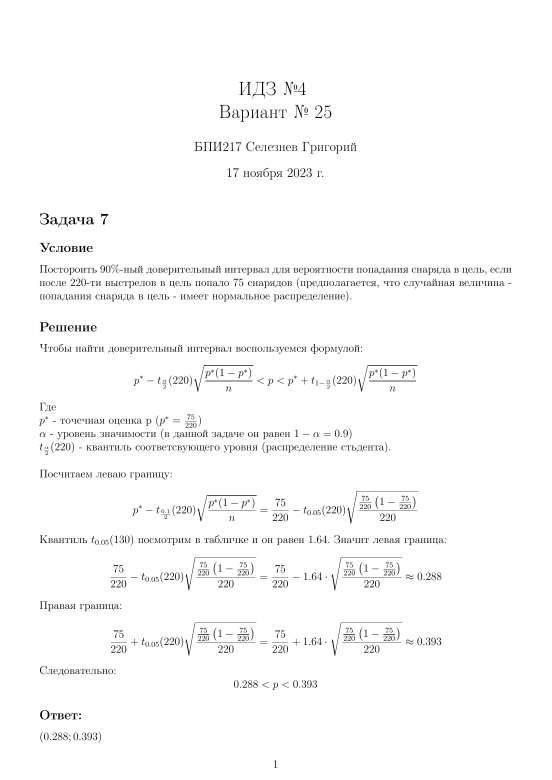
#> input picture Data/img/page_0.png, 1654 x 2339 px (shown at 1/3 size)
$ jupyter execute --allow-errors Untitled.ipynb
#> lines starting #> are read from the running program, lines starting #| are printed output that depends on the picture; after the words box and inside, x2 and y2 are one past the last pixel; in counts of white or black regions, pixels touching at a corner belong together
#> further down, img is the input picture: shape (2339, 1654, 3); min 0, max 255, mean 250.4
[cell 1]
from matplotlib import pyplot as plt
import cv2
import numpy as np
# Для считывания PDF
import PyPDF2
# Для анализа структуры PDF и извлечения текста
from pdfminer.high_level import extract_pages, extract_text
from pdfminer.layout import LTTextContainer, LTChar, LTRect, LTFigure
# Для извлечения текста из таблиц в PDF
import pdfplumber
# Для извлечения изображений из PDF
from PIL import Image
from pdf2image import convert_from_path
# Для выполнения OCR, чтобы извлекать тексты из изображений
import pytesseract
# Для удаления дополнительно созданных файлов
import os

[cell 2]
pdf_file = 'Data/ИДЗ_4.pdf'
idx = 0
#> (the rest of this cell did not finish here and is left out)

[cell 3]
class Block():
    def __init__(self, x, y, width, height):
        self.x = x
        self.y = y
        self.width = width
        self.height = height
        self.y_bottom = y + height

def pct_white(img):
    if len(img.shape) == 3:
        b, g, r = cv2.split(img)
        wb, wg, wr = b==255, g==255, r==255
        white_pixels = np.bitwise_and(wb, np.bitwise_and(wg, wr))
        white_count, imsize = np.sum(white_pixels), img.size/3
    elif len(img.shape) == 2:
        white_pixels = img == 255
        white_count, imsize = np.sum(white_pixels), img.size
    return white_count/imsize

def segment(img):
    MIN_TEXT_SIZE = 10
    HORIZONTAL_POOLING = 25
    img_width = img.shape[1]
#> img_width = 1654

    gray = cv2.cvtColor(img, cv2.COLOR_BGR2GRAY)
    img_bw = cv2.adaptiveThreshold(gray, 255, cv2.ADAPTIVE_THRESH_MEAN_C, cv2.THRESH_BINARY, 11, 5)
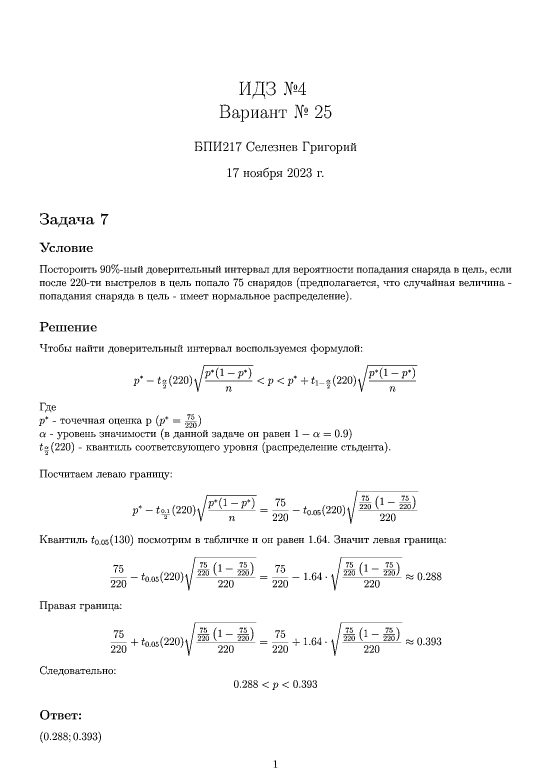
#> img_bw: shape (2339, 1654) (shown at 1/3 size); 97.6% white; black in thin lines or dots, all inside (x1, y1, x2, y2) = (117, 245, 1535, 2303)

    blur = cv2.GaussianBlur(img_bw, (7,7), 0)

    plt.imshow(blur, cmap='gray')
    plt.show()

    k1 = cv2.getStructuringElement(cv2.MORPH_RECT, (5, 5))
    m1 = cv2.morphologyEx(blur, cv2.MORPH_GRADIENT, k1)
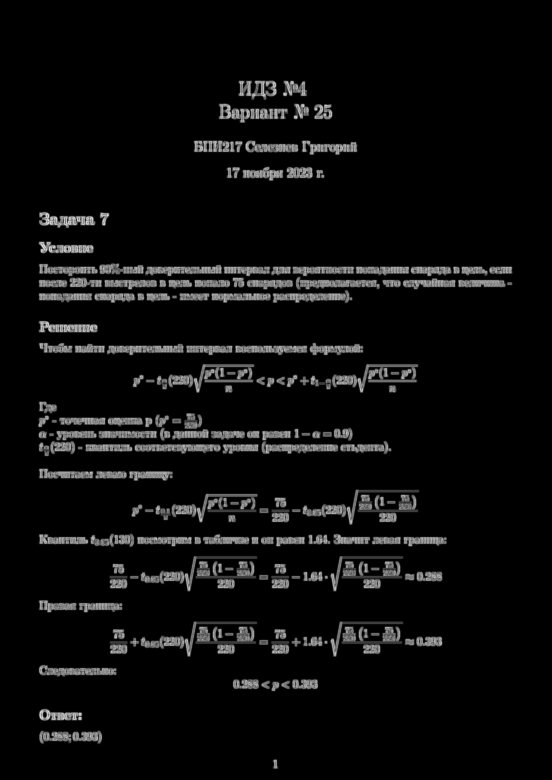
#> m1: shape (2339, 1654) (shown at 1/3 size); min 0, max 240, mean 12

    plt.imshow(m1, cmap='gray')
    plt.show()

    k2 = cv2.getStructuringElement(cv2.MORPH_RECT, (HORIZONTAL_POOLING, 5))
    m2 = cv2.morphologyEx(m1, cv2.MORPH_CLOSE, k2)
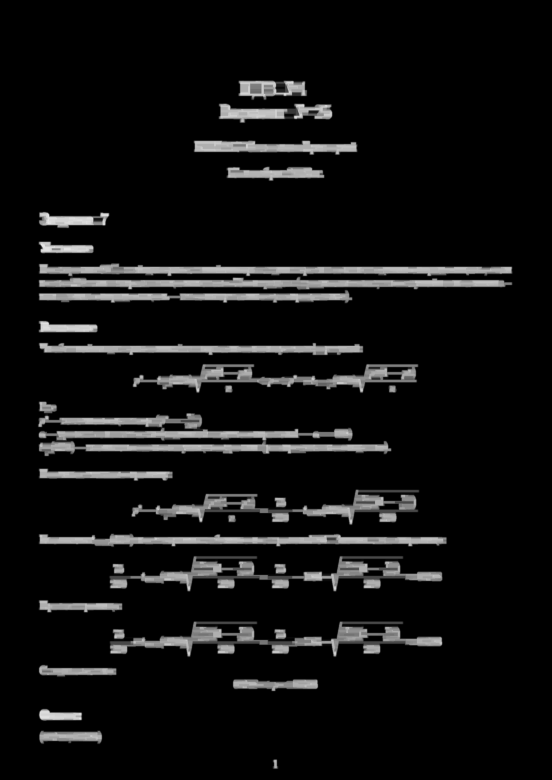
#> m2: shape (2339, 1654) (shown at 1/3 size); min 0, max 240, mean 16.5

    plt.imshow(m2, cmap='gray')
    plt.show()

    k3 = cv2.getStructuringElement(cv2.MORPH_RECT, (10, 10))
    m3 = cv2.dilate(m2, k3, iterations=2)
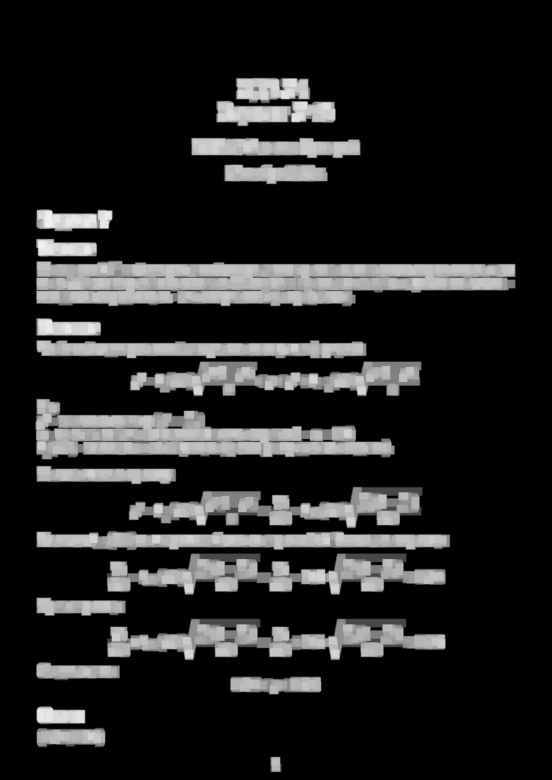
#> m3: shape (2339, 1654) (shown at 1/3 size); min 0, max 240, mean 34.7

    plt.imshow(m3, cmap='gray')
    plt.show()

    contours = cv2.findContours(m3, cv2.RETR_CCOMP, cv2.CHAIN_APPROX_SIMPLE)
#> contours = 32 contours; largest, box (x1, y1, x2, y2) and area: (106, 780, 1550, 922) 161114, (104, 1195, 1186, 1380) 113268, (319, 1854, 1339, 1983) 78834, (318, 1658, 1339, 1787) 77851, (384, 1458, 1270, 1587) 65195
    contours = contours[0] if len(contours) == 2 else contours[1]

    output = img.copy()
    bboxes = []
    for c in contours:

        bx,by,bw,bh = cv2.boundingRect(c)
        cv2.rectangle(output, (bx, by), (bx + bw, by + bh), (255, 0, 0), 1)

        if bh < MIN_TEXT_SIZE:
            continue

        if not pct_white(img[by:by+bh, bx:bx+bw]) < 1:
            continue

        bboxes.append(Block(0, by, img_width, bh))
#> this loop made 32 passes
#> (bx, by, bw, bh, white_count in pct_white, imsize in pct_white) on passes 1, 2, 3, 4, 5, 6, 9, 10, 13, 14, 16, 17: (808, 2268, 39, 50, 1842, 1950), (108, 2182, 210, 62, 11491, 13020), (107, 2117, 151, 57, 7420, 8607), (689, 2028, 277, 57, 14128, 15789), (107, 1985, 255, 58, 13156, 14790), (319, 1854, 1020, 129, 122383, 131580), (106, 1791, 273, 58, 13948, 15834), (318, 1658, 1021, 129, 122768, 131709), (106, 1591, 1246, 62, 69074, 77252), (384, 1458, 886, 129, 106959, 114294), (106, 1396, 424, 58, 21814, 24592), (104, 1195, 1082, 185, 183483, 200170)
#> (bx, by, bw, bh) on passes 7, 8, 11, 12, 15, 18: (1113, 1883, 32, 7), (676, 1883, 31, 7), (1114, 1687, 31, 7), (676, 1687, 31, 7), (1162, 1488, 31, 6), (236, 1326, 11, 5)
#> pass 1, in pct_white, `b, g, r = cv2.split(img)`:
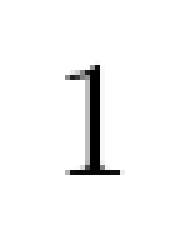
#> b: shape (50, 39) (shown 5 times larger); min 0, max 255, mean 246.8
#> pass 1, in pct_white, `wb, wg, wr = b==255, g==255, r==255`:
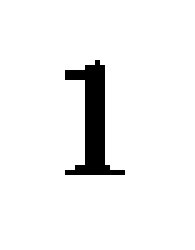
#> wb: shape (50, 39) bool (shown 5 times larger); 94.5% white; 1 black region, box (x1, y1, x2, y2) and area: (13, 12, 25, 35) 108
#> pass 2, in pct_white (call 2), `b, g, r = cv2.split(img)`:
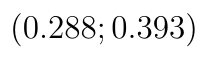
#> b: shape (62, 210); min 0, max 255, mean 237.9
#> pass 2, in pct_white (call 2), `wb, wg, wr = b==255, g==255, r==255`:
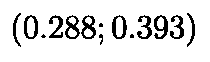
#> wb: shape (62, 210) bool; 88.3% white; 14 black regions (3 under 20 px), largest, box (x1, y1, x2, y2) and area: (154, 15, 168, 39) 171, (81, 15, 96, 39) 170, (112, 15, 127, 39) 163
#> after the loop:
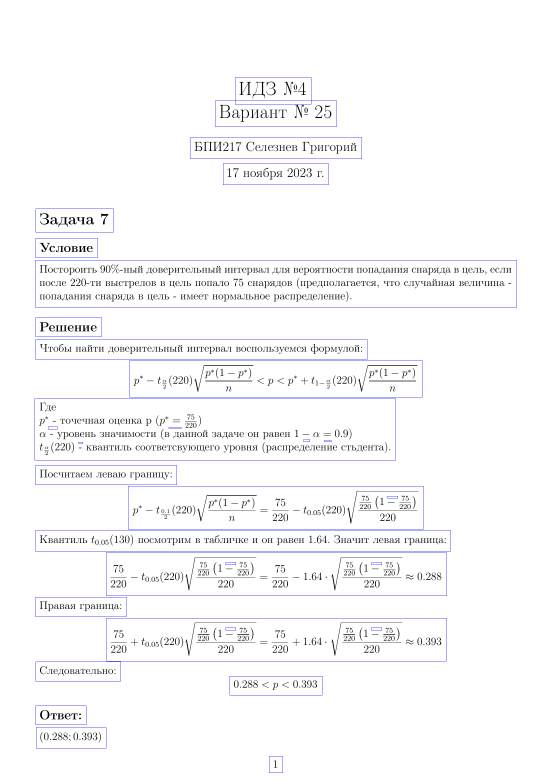
#> output: shape (2339, 1654, 3) (shown at 1/3 size); 0.74% of pixels changed, all inside (x1, y1, x2, y2) = (104, 232, 1551, 2319)
#> after the loop, bboxes = 22 items

    plt.imshow(output)
    plt.show()

    return sorted(bboxes, key=lambda x: x.y)

[cell 4]
img = cv2.imread('Data/img/page_0.png')
plt.imshow(img)
plt.show()

[cell 5]
bboxes = segment(img)
#> bboxes = 22 items

#> (a cell that did not finish here is left out)

[cell 7]
# [56 lines left out: function image2letters, not called in this run]

[cell 8]
index = 8

[cell 9]
# for box in bboxes:
#     picture = img[box.y:box.y_bottom, :]
#     image2letters(picture)


picture = img[bboxes[index].y:bboxes[index].y_bottom, bboxes[index].x:bboxes[index].x + bboxes[index].width]
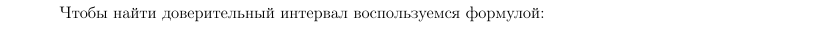
#> picture: shape (58, 1654, 3) (shown at 1/2 size); min 0, max 255, mean 244.4
#> (the rest of this cell did not finish here and is left out)

$ run again, with Data/img/page_1.png copied over Data/img/page_0.png
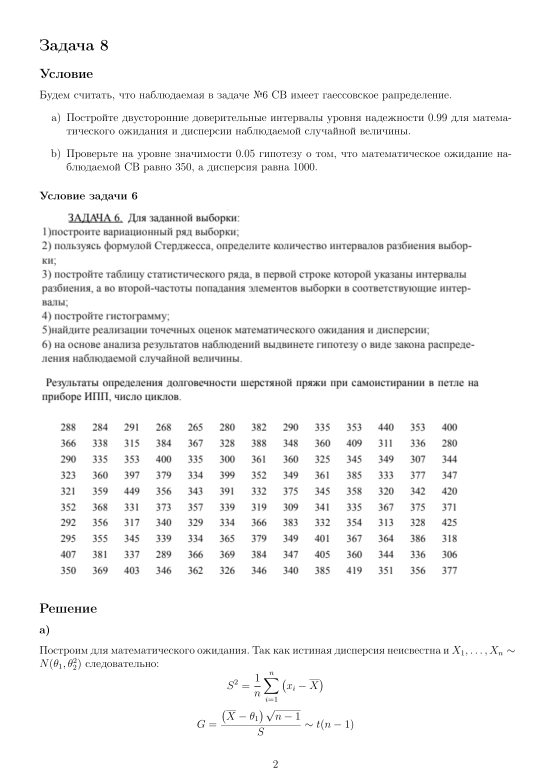
#> input picture Data/img/page_1.png, 1654 x 2339 px (shown at 1/3 size)
#> img is the input picture: shape (2339, 1654, 3); min 0, max 255, mean 246.6
#> img_bw: shape (2339, 1654); 94.8% white; 1535 black regions (17 under 20 px)
#> contours = 27 contours; largest, box (x1, y1, x2, y2) and area: (112, 614, 1439, 1109) 391816, (142, 325, 1549, 425) 104963, (140, 433, 1549, 533) 94326, (113, 1122, 1451, 1224) 80218, (106, 1925, 1559, 2025) 80090
#> the loop in segment, `for c in contours: ` made 27 passes
#> (bx, by, bw, bh, white_count in pct_white, imsize in pct_white) on passes 1, 2, 4, 5, 6, 7, 8, 9: (807, 2268, 41, 50, 1906, 2050), (579, 2002, 496, 220, 104446, 109120), (106, 1925, 1453, 100, 133221, 145300), (106, 1862, 56, 62, 3170, 3472), (106, 1797, 199, 56, 9334, 11144), (1312, 1257, 74, 482, 25977, 35668), (1217, 1257, 75, 481, 26505, 36075), (1121, 1257, 75, 481, 26719, 36075)
#> after the loop in segment, `for c in contours:`:
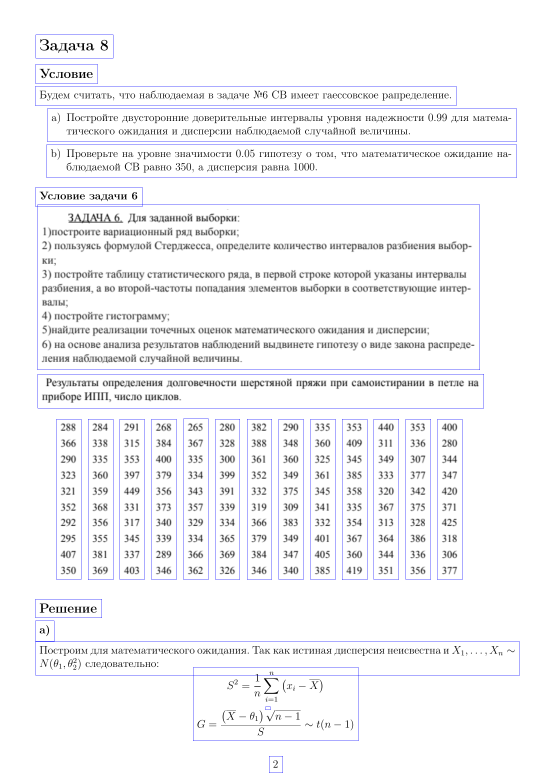
#> output: shape (2339, 1654, 3) (shown at 1/3 size); 0.96% of pixels changed, all inside (x1, y1, x2, y2) = (106, 104, 1560, 2319)
#> after the loop in segment, `for c in contours:`: bboxes = 26 items
#> `picture = img[bboxes[index].y:bboxes[index].y_bottom, bboxes[index].x:..`:
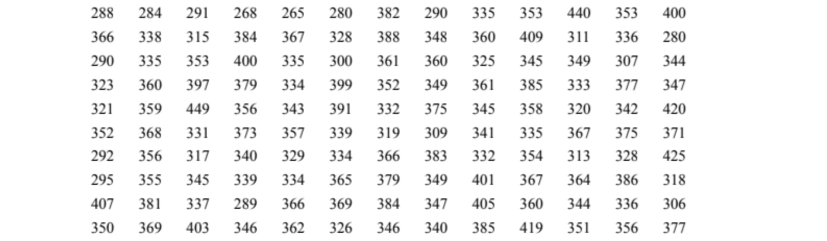
#> picture: shape (482, 1654, 3) (shown at 1/2 size); min 3, max 255, mean 243.9

$ run again, with Data/img/page_2.png copied over Data/img/page_0.png
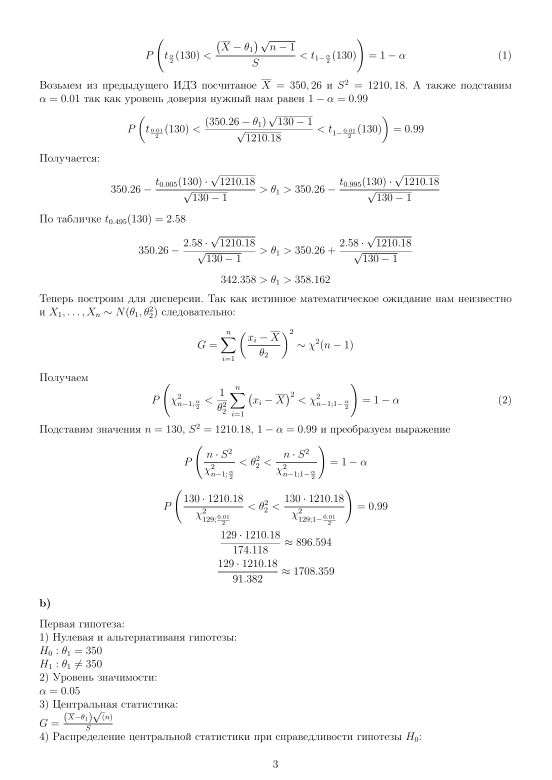
#> input picture Data/img/page_2.png, 1654 x 2339 px (shown at 1/3 size)
#> img is the input picture: shape (2339, 1654, 3); min 0, max 255, mean 250.1
#> img_bw: shape (2339, 1654); 97.4% white; black in thin lines or dots, all inside (x1, y1, x2, y2) = (119, 117, 1535, 2304)
#> contours = 28 contours, 1 with area under 20; largest, box (x1, y1, x2, y2) and area: (106, 104, 1550, 328) 160200, (106, 1846, 1278, 2244) 159841, (106, 1138, 1365, 1320) 122386, (478, 1457, 1177, 1763) 106964, (106, 870, 1549, 970) 88452
#> the loop in segment, `for c in contours: ` made 28 passes
#> (bx, by, bw, bh, white_count in pct_white, imsize in pct_white) on passes 1, 2, 5, 6, 8, 10, 11, 13: (807, 2268, 42, 51, 1985, 2142), (106, 1846, 1172, 398, 442721, 466456), (106, 1782, 59, 62, 3322, 3658), (478, 1457, 699, 306, 200557, 213894), (540, 1324, 576, 129, 70011, 74304), (1484, 1172, 63, 62, 3581, 3906), (106, 1138, 1259, 182, 216135, 229138), (521, 1224, 163, 50, 7963, 8150)
#> after the loop in segment, `for c in contours:`: bboxes = 20 items
#> `picture = img[bboxes[index].y:bboxes[index].y_bottom, bboxes[index].x:..`:
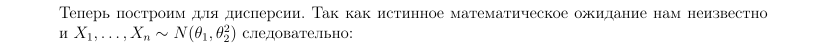
#> picture: shape (100, 1654, 3) (shown at 1/2 size); min 0, max 255, mean 243.7
